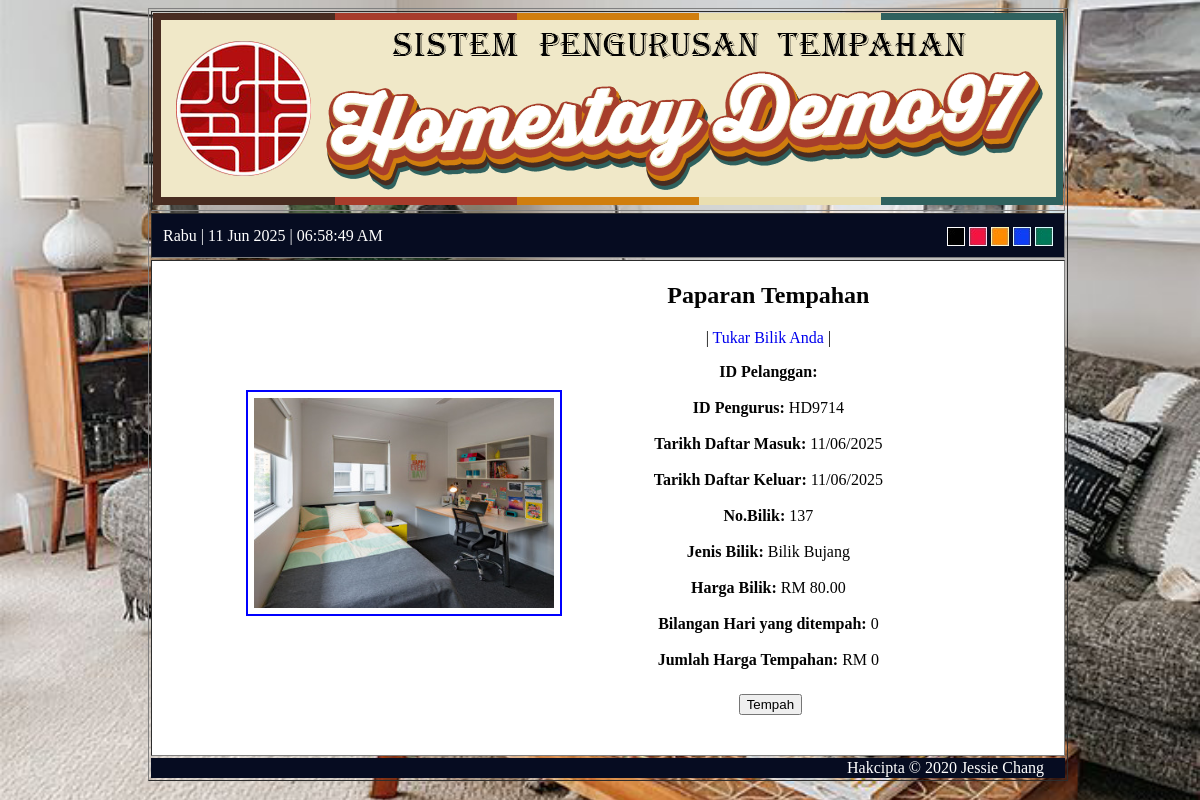
Page /tempahan.php?Z=137 on the committed database.
### tables this page shows
CREATE TABLE `pengurus` (
  `IDPengurus` varchar(10) NOT NULL,
  `NamaPengurus` varchar(50) NOT NULL,
  `NoKP` varchar(12) NOT NULL,
  `KataLaluan` varchar(20) NOT NULL
);

CREATE TABLE `bilik` (
  `NoBilik` varchar(3) NOT NULL,
  `JenisBilik` varchar(30) NOT NULL
);

CREATE TABLE `kategoribilik` (
  `JenisBilik` varchar(30) NOT NULL,
  `Harga` decimal(10,2) NOT NULL
);

### tempahan.php (the view, shortened to what this page needs)
<?PHP
include('header.php');
include('connect.php');
$idpelanggan=$_SESSION['IDPelanggan'];
$tarikhdaftarmasuk=$_SESSION['TarikhDaftarMasuk'];
$tarikhdaftarkeluar=$_SESSION['TarikhDaftarKeluar'];
$Z=$_GET['Z'];
$sqlbilik=mysqli_query($jescdb,"SELECT* FROM bilik,kategoribilik WHERE bilik.JenisBilik=kategoribilik.JenisBilik AND NoBilik = '$Z'");
$row=mysqli_fetch_array($sqlbilik);
$sqlpengurus=mysqli_query($jescdb,"SELECT * FROM pengurus ORDER BY RAND ( ) LIMIT 1");
$get=mysqli_fetch_array($sqlpengurus);
$idpengurus=$get['IDPengurus'];
switch($Z)
{
    case '137':$image='137.png';
}
?>
<?PHP
include('connect.php');
$date1=date_create("$tarikhdaftarmasuk");
$date2=date_create("$tarikhdaftarkeluar");
$diff=date_diff($date1,$date2);
$diffs= $diff->format("%a");
$datemasuk=date_format($date1,"d/m/Y");
$datekeluar=date_format($date2,"d/m/Y");
       switch($Z)
       {
       case '137':$perday=80.00;break;
       }
       $total=$perday*$diffs;
       $idpelanggan = mysqli_real_escape_string($jescdb,$idpelanggan);
       $nobilik = mysqli_real_escape_string($jescdb,$Z);
       $idpengurus = mysqli_real_escape_string($jescdb,$idpengurus);
       $total = mysqli_real_escape_string($jescdb,$total);
echo"
<div class='data'>
<h2>Paparan Tempahan</h2>
<P>| <a href='pilihbilik.php'>Tukar Bilik Anda</a> |</p>";
echo"
<div class='container'>
<div class='frame'>
<div class='gambar' id='gambar'><img src='images/$image' width='300' height='210'></div>
</div></div>
    <b>ID Pelanggan: </b>".$idpelanggan."<br><br>
    <b>ID Pengurus: </b>".$idpengurus."<br><br>
    <b>Tarikh Daftar Masuk: </b>".$datemasuk."<br><br>
    <b>Tarikh Daftar Keluar: </b>".$datekeluar."<br><br>
    <b>No.Bilik: </b>".$nobilik."<br><br>
    <b>Jenis Bilik: </b>".$row['JenisBilik']."<br><br>
    <b>Harga Bilik: </b>RM ".$row['Harga']."<br><br>
    <b>Bilangan Hari yang ditempah: </b>".$diffs."<br><br>
    <b>Jumlah Harga Tempahan: </b>RM ".$total."<br><br>
    ";
?>
<form method='POST' action=''>
    <table>
<tr>
           <td><input hidden type='text' name='hidden' value='hidden'>
           </td>
        </tr>
    <tr>
    <td></td>
    <td>
            <input type='submit' value='Tempah'>
    </td>
    </tr>
    </table>
</form>
<br></br>
<?PHP include('footer.php');?>

### header.php (style rules this page uses)
* { text-decoration: none; }

### tempahan.php (style rules this page uses)
.container { position: relative; }
.container .frame { position: absolute; transform: translate(-50%, -50%); -ms-transform: translate(-50%, -50%); margin-top: 140px; left: -250px; color: white; font-size: 16px; padding: 3px 10px; border: none; cursor: pointer; text-align: center; transition: 0.3s; }
.gambar { text-align: center; width: 300px; height: 210px; border: 2px solid blue; margin: 4px; padding: 6px; z-index: -1; }
.data { float: right; margin-right: 180px; }

### rows in the picture
pengurus: IDPengurus "HD9714"
bilik: JenisBilik.JenisBilik "Bilik Bujang", JenisBilik.Harga "80.00"

### other values in the picture
$datemasuk "11/06/2025"
$datekeluar "11/06/2025"
$nobilik "137"
$diffs "0"
$total "0"
